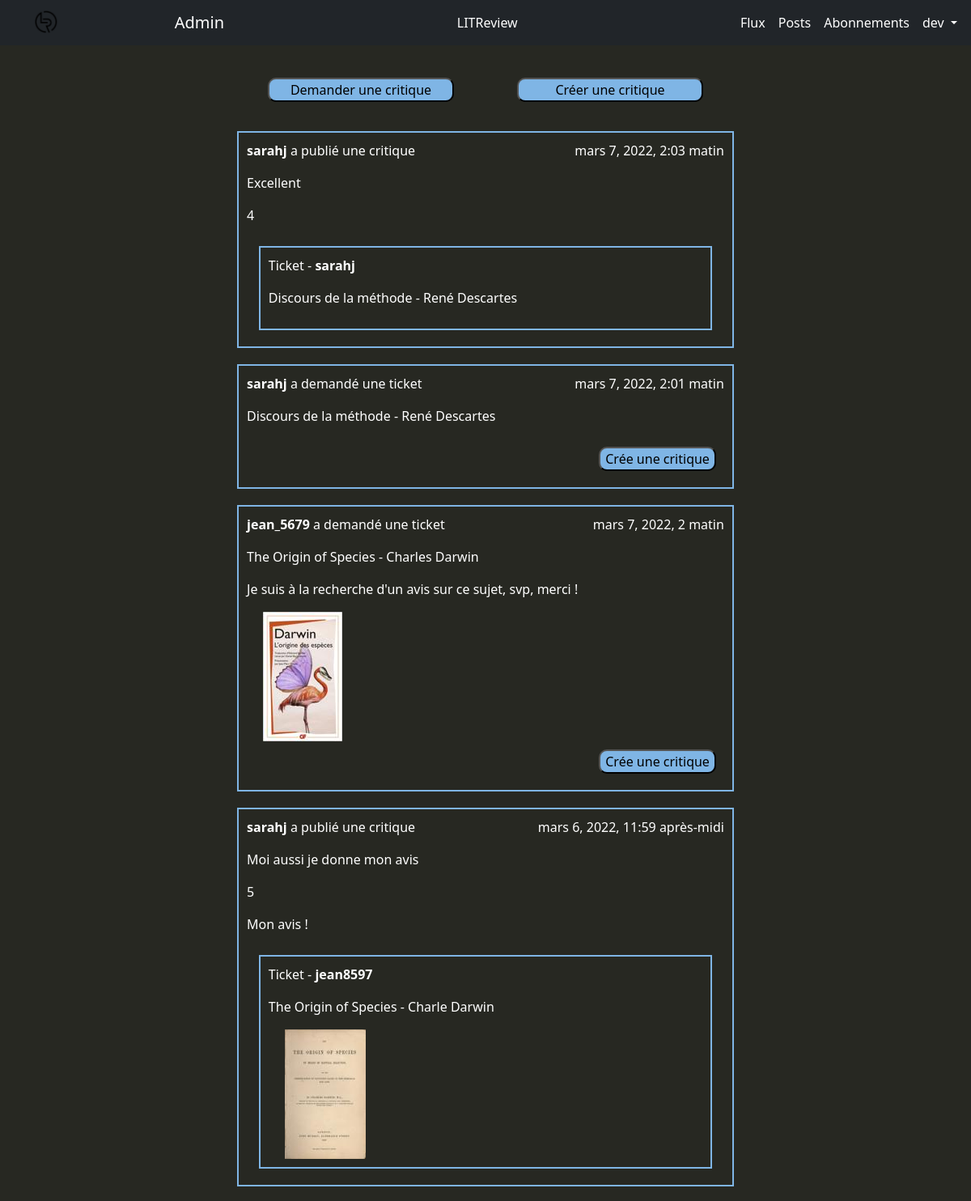
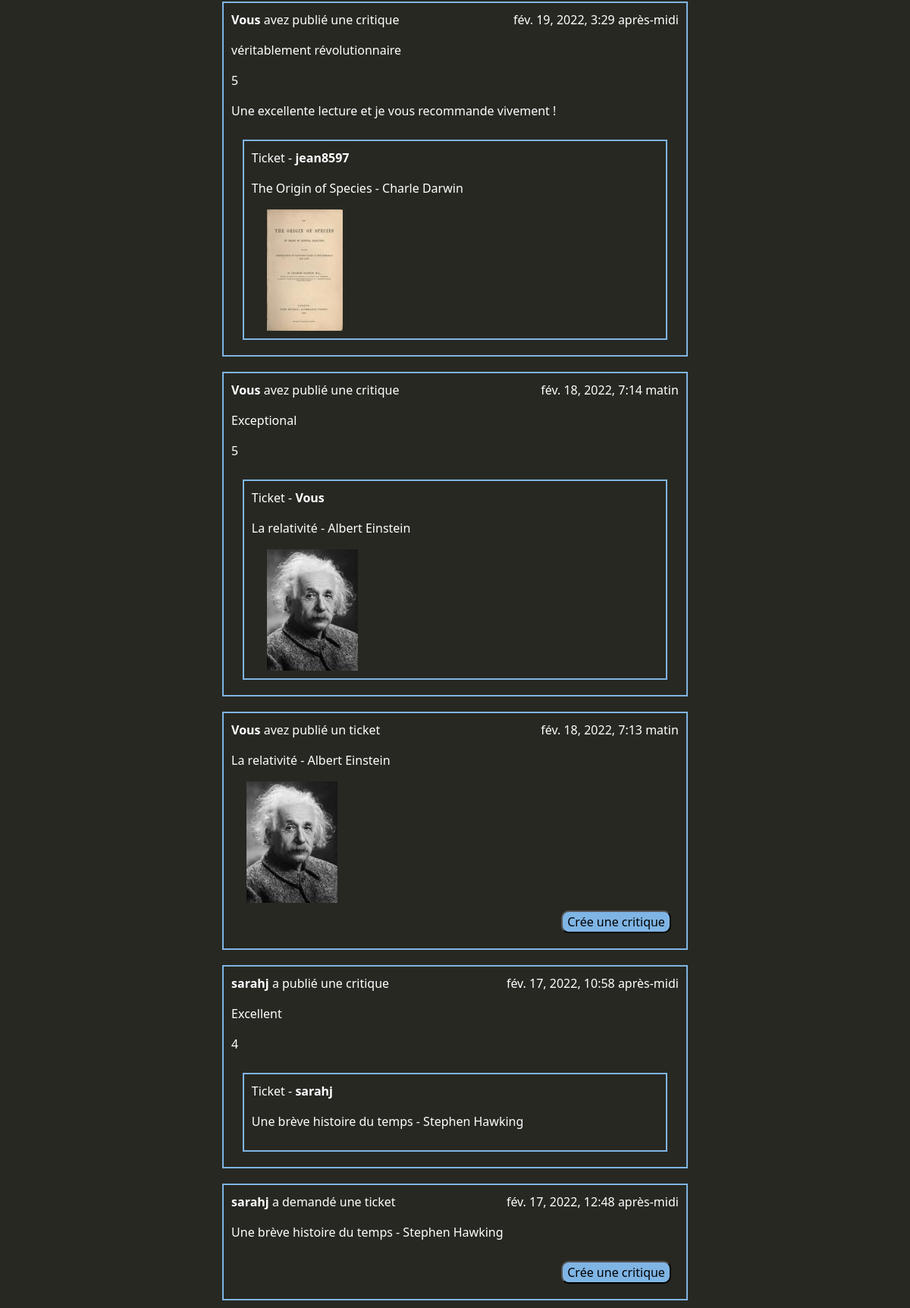
Screenshot of /flux/flux_user (signed in) with the database file from the repository (2 pictures, top to bottom).
### reviews/models.py (models this page shows, shortened)
class Review(models.Model):
    ticket = models.ForeignKey(to=Ticket, on_delete=models.CASCADE)
    rating = models.PositiveSmallIntegerField(validators=[MinValueValidator(0),
                                                          MaxValueValidator(5)]
                                              )
    user = models.ForeignKey(to=settings.AUTH_USER_MODEL,
                             on_delete=models.CASCADE)
    headline = models.CharField(max_length=128)
    body = models.TextField(max_length=8_192, blank=True)
    time_created = models.DateTimeField(auto_now_add=True)
    class Meta:
        unique_together = ("user", "ticket")

class Ticket(models.Model):
    title = models.CharField(max_length=128)
    description = models.TextField(max_length=2_048, blank=True)
    user = models.ForeignKey(to=settings.AUTH_USER_MODEL,
                             on_delete=models.CASCADE)
    image = models.ImageField(null=True, blank=True, upload_to="ticket_images")
    time_created = models.DateTimeField(auto_now_add=True)
    IMAGE_MAX_SIZE = (120, 160)  # (largeur, hauteur)

### reviews/views.py (the view)
# urls.py: path("flux_user", flux_user, name="flux-user"),
@login_required
def flux_user(request):
    tickets, reviews = get_users_viewable_posts(request.user)
    flux = sorted(chain(tickets, reviews),
                  key=lambda instance: instance.time_created,
                  reverse=True)
    return render(request, "reviews/flux.html",
                  context={"flux": flux, "option": "flux-user"})

### reviews/views.py (called while the page is built)
def get_users_viewable_posts(user):
    relations_users = UserFollow.objects.filter(user=user)
    followed_user = [r.followed_user for r in relations_users]
    tickets_of_user = Ticket.objects.filter(user=user)
    tickets_of_followed = Ticket.objects.filter(user__in=followed_user)
    reviews_of_user = Review.objects.filter(user=user)
    reviews_of_followed = Review.objects.filter(user__in=followed_user)
    reviews_to_user = Review.objects.filter(ticket__in=tickets_of_user)
    reviews_to_followed = Review.objects.filter(ticket__in=tickets_of_followed)
    viewable_tickets = set(chain(tickets_of_user, tickets_of_followed))
    viewable_reviews = set(chain(reviews_of_user, reviews_of_followed,
                                 reviews_to_user, reviews_to_followed))
    return viewable_tickets, viewable_reviews

### reviews/templates/reviews/flux.html (shortened to what this page needs)
{% extends "base.html" %}
{% block content %}
  <div class="flux-container">
    {% if option == "flux-user" %}
      <div class="flux-content-first-line flux-upload-link-container">
        <a class="fields-margin" href="{% url 'ticket-upload' %}">
          <input class="generic-buttonn button-upload" type="submit" value="Demander une critique">
        </a>
        <a class="fields-margin" href="{% url 'review-upload' %}">
          <input class="generic-buttonn button-upload" type="submit" value="Créer une critique">
        </a>
      </div>
    {% endif %}
    {% for post in flux %}
      {% if post.title %}
        {% include 'reviews/ticket_view_snippet.html' %}
      {% else %}
        {% include 'reviews/review_view_snippet.html' %}
      {% endif %}
    {% endfor %}
  </div>
{% endblock %}

### templates/base.html (shortened to what this page needs)
{% load static %}
<html {% if LANGUAGE_CODE %}lang="{{ LANGUAGE_CODE }}"{% endif %}>
  <head>
    <link rel="stylesheet" href="{% static 'css/bootstrap.min.css' %}">
    <link rel="stylesheet" href="{% static 'css/littreview.css' %}">
  </head>
  <body>
    <nav class="navbar sticky-top navbar-expand-lg navbar-dark bg-dark">
      <div class="container">
        <div class="bs-perso-navbar-brand-container">
          <a class="navbar-brand" href="{% url 'home-page' %}">
            <img src="../media/logo_litreview_no_text.png" alt="Logo de LITReview">
          </a>
          {% if user.is_superuser %}
            <a class="navbar-brand" href="/admin">
              Admin
            </a>
          {% endif %}
        </div>
        <div class="navbar-nav bs-perso-navbar-central">
          <a class="nav-item nav-link active" href="{% url 'home-page' %}">
            LITReview
          </a>
        </div>
        <div id="navbarRight" class="navbar-nav bs-perso-navbar-right">
          {% if user.is_authenticated %}
          <a class="nav-item nav-link active" href="{% url 'flux-user' %}">
            Flux
          </a>
          <a class="nav-item nav-link active" href="{% url 'posts-user' %}">
            Posts
          </a>
          <a class="nav-item nav-link active" href="{% url 'follow-user' %}">
            Abonnements
          </a>
          {% endif %}
          <div class="nav-item dropdown">
            {% if user.is_authenticated %}
              <a class="nav-link active dropdown-toggle" href="#" data-bs-toggle="dropdown">
                {{ user.username }}
              </a>
            {% endif %}
          </div>
        </div>
      </div>
    </nav>
    <div class="container">
      <div class="jumbotron">
        {% block content %}{% endblock %}
      </div>
    </div>
  </body>
</html>

### reviews/templates/reviews/review_view_snippet.html (shortened to what this page needs)
<div class="borderr flux-content-container hyphens-break-word">
  <div class="flux-content-first-line">
    {% if post.user == request.user %}
      <p><strong>Vous</strong> avez publié une critique</p>
    {% else %}
      <p><strong>{{ post.user }}</strong> a publié une critique</p>
    {% endif %}
    <p>{{ post.time_created }}</p>
  </div>
  <div>
    <p>{{ post.headline }}</p>
    <p>{{ post.rating }}</p>
  </div>
  {% if post.body %}
    <p>{{ post.body }}</p>
  {% endif %}
  <div class="flux-content-container-interlock">
    {% include 'reviews/ticket_view_snippet.html' with post=post.ticket option="interlock" %}
  </div>
</div>

### reviews/templates/reviews/ticket_view_snippet.html (shortened to what this page needs)
<div class="borderr flux-content-container hyphens-break-word
{% if option == 'interlock' %} flux-content-interlock{% endif %}
{% if option == 'ticket-answer' %} content-ticket-answer{% endif %}">
  <div class="flux-content-first-line">
    {% if option == "interlock" %}
      <p>Ticket -
        <strong>
          {% if post.user == request.user %}Vous
          {% else %}{{ post.user }}
          {% endif %}
        </strong>
      </p>
    {% else %}
      {% if post.user == request.user %}
        <p><strong>Vous</strong> avez publié un ticket</p>
      {% else %}
        <p><strong>{{ post.user }}</strong> a demandé une ticket</p>
      {% endif %}
      <p>{{ post.time_created }}</p>
    {% endif %}
  </div>
  <p>{{ post.title }}</p>
  {% if post.description %}
    {% if option != "interlock" %}
      <p>{{ post.description }}</p>
    {% endif %}
  {% endif %}
  {% if post.image %}
    <div class="margin-left-20">
      <img src="{{ post.image.url }}" alt="Image inexistante">
    </div>
  {% endif %}
  {% if option == "flux-user" %}
    <div class="flexbox-right">
      <a class="fields-margin" href="{% url 'ticket-answer' post.id %}">
        <input class="generic-buttonn" type="submit" value="Crée une critique">
      </a>
    </div>
  {% endif %}
</div>

### static/css/littreview.css (style rules this page uses)
body { background-color: #272822; color: white; }
a { text-decoration: none; color: #7fb5e5; text-align: center; }
.bs-perso-navbar-central { position: sticky; left: 46.4%; }
.bs-perso-navbar-brand-container { display: flex; justify-content: space-between; width: 22.5%; }
.bs-perso-navbar-right { max-width: 22.5%; }
.generic-buttonn { background-color: #7fb5e5; border-radius: 10px; min-width: 95px; width: auto; }
.flexbox-right { display: flex; justify-content: right; }
.fields-margin { margin: 10px; }
.borderr { border: 2px solid #7fb5e5; }
.flux-container { display: flex; flex-direction: column; align-items: center; }
.flux-upload-link-container { min-width: 500px; width: 50%; height: 36px; margin: 30px 0px; }
.flux-content-container { width: 55%; min-width: 500px; padding: 10px; margin: 10px 0px; }
.flux-content-container-interlock { display: flex; justify-content: center; }
.flux-content-interlock { min-width: 95%; }
.flux-content-first-line { display: flex; justify-content: space-between; }
.button-upload { width: 230px; }
.margin-left-20 { margin-left: 20px; }
.hyphens-break-word { -webkit-hyphens: auto; -moz-hyphens: auto; -ms-hyphens: auto; hyphens: auto; overflow-wrap: break-word; }

### rows the page displays
Review: user "sarahj", time_created "mars 7, 2022, 2:03 matin", headline "Excellent", rating "4", title "Discours de la méthode - René Descartes"
Ticket: user "sarahj", time_created "mars 7, 2022, 2:01 matin", title "Discours de la méthode - René Descartes"
Ticket: user "jean_5679", time_created "mars 7, 2022, 2 matin", title "The Origin of Species - Charles Darwin", description "Je suis à la recherche d'un avis sur ce sujet, svp, merci !", image (picture)
Review: user "sarahj", time_created "mars 6, 2022, 11:59 après-midi", headline "Moi aussi je donne mon avis", rating "5", body "Mon avis !", user "jean8597", title "The Origin of Species - Charle Darwin", image (picture)
Review: shows "Vous", time_created "fév. 19, 2022, 3:29 après-midi", headline "véritablement révolutionnaire", rating "5", body "Une excellente lecture et je vous recommande vivement !", user "jean8597", title "The Origin of Species - Charle Darwin", image (picture)
Review: shows "Vous", time_created "fév. 18, 2022, 7:14 matin", headline "Exceptional", rating "5", shows "Ticket -", title "La relativité - Albert Einstein", image (picture)
Ticket: shows "Vous", time_created "fév. 18, 2022, 7:13 matin", title "La relativité - Albert Einstein", image (picture)
Review: user "sarahj", time_created "fév. 17, 2022, 10:58 après-midi", headline "Excellent", rating "4", title "Une brève histoire du temps - Stephen Hawking"
Ticket: user "sarahj", time_created "fév. 17, 2022, 12:48 après-midi", title "Une brève histoire du temps - Stephen Hawking"

### other values shown
{{ user.username }} "dev"
